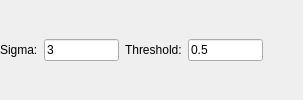
                 <widget class="QWidget" name="page_2">
                  <layout class="QHBoxLayout" name="horizontalLayout_46">
                   <property name="leftMargin">
                    <number>0</number>
                   </property>
                   <property name="topMargin">
                    <number>0</number>
                   </property>
                   <property name="rightMargin">
                    <number>0</number>
                   </property>
                   <property name="bottomMargin">
                    <number>0</number>
                   </property>
                   <item>
                    <widget class="QLabel" name="label_41">
                     <property name="text">
                      <string>Sigma:</string>
                     </property>
                    </widget>
                   </item>
                   <item>
                    <widget class="QLineEdit" name="ledPedestalPeakSigma">
                     <property name="maximumSize">
                      <size>
                       <width>75</width>
                       <height>16777215</height>
                      </size>
                     </property>
                     <property name="text">
                      <string>3</string>
                     </property>
                    </widget>
                   </item>
                   <item>
                    <widget class="QLabel" name="label_42">
                     <property name="text">
                      <string>Threshold:</string>
                     </property>
                    </widget>
                   </item>
                   <item>
                    <widget class="QLineEdit" name="ledPedestalPeakThreshold">
                     <property name="maximumSize">
                      <size>
                       <width>75</width>
                       <height>16777215</height>
                      </size>
                     </property>
                     <property name="text">
                      <string>0.5</string>
                     </property>
                    </widget>
                   </item>
                   <item>
                    <spacer name="horizontalSpacer_9">
                     <property name="orientation">
                      <enum>Qt::Orientation::Horizontal</enum>
                     </property>
                     <property name="sizeHint" stdset="0">
                      <size>
                       <width>40</width>
                       <height>20</height>
                      </size>
                     </property>
                    </spacer>
                   </item>
                  </layout>
                 </widget>
